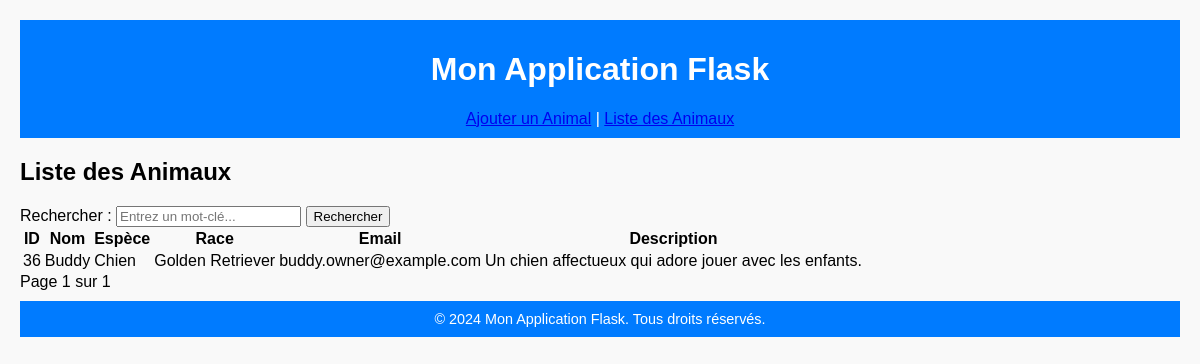
Page /animals/list on the committed database.
### tables this page shows
CREATE TABLE animals (
    id INTEGER PRIMARY KEY AUTOINCREMENT,
    nom VARCHAR(25) NOT NULL,
    espece VARCHAR(25) NOT NULL,
    race VARCHAR(25) NOT NULL,
    age INTEGER NOT NULL,
    description VARCHAR(500) NOT NULL,
    email VARCHAR(80) UNIQUE NOT NULL,
    adresse VARCHAR(75) NOT NULL,
    ville VARCHAR(75) NOT NULL,
    code_postal VARCHAR(7) NOT NULL
);

### app/routes/animals_routes.py (the view)
@animals_routes.route('/list', methods=['GET'])
def list():
    page = request.args.get('page', 1, type=int)
    per_page = 9  # Nombre d'animaux par page
    query = request.args.get('query', '')  # On récupère la clé que nous allons utiliser pour la recherche depuis les paramètres GET
    try:
        if query:
            animals = Animals.search_paginated(query, page, per_page)
            total_animals = Animals.count_search_results(query)
        else:
            animals = Animals.get_paginated_animals(page, per_page)
            total_animals = Animals.count_animals()
        total_pages = (total_animals + per_page - 1) // per_page
    except Exception as e:
        return render_template('list.html', errors={"global": f"Erreur lors de la récupération des données : {e}"})
    return render_template(
        'list.html',
        animals=animals,
        page=page,
        total_pages=total_pages,
        query=query,
    )

### app/database.py (called while the page is built)
    @staticmethod
    def get_connection():
        if 'db' not in g:
            g.db = sqlite3.connect(Database.DATABASE)
            g.db.row_factory = sqlite3.Row
        return g.db

    @staticmethod
    def close_connection():
        db = g.pop('db', None)
        if db is not None:
            db.close()

### app/models.py (called while the page is built)
    @staticmethod
    def count_animals():
        db = Database.get_connection()
        cursor = db.cursor()
        try:
            cursor.execute("SELECT COUNT(*) AS count FROM animals")
            result = cursor.fetchone()
            return result["count"]
        except Exception as e:
            logging.error(f"Erreur lors du comptage des animaux : {e}")
            return 0
        finally:
            cursor.close()

    @staticmethod
    def get_paginated_animals(page, per_page):
        db = Database.get_connection()
        cursor = db.cursor()
        try:
            offset = (page - 1) * per_page  # Calcul du décalage
            cursor.execute("SELECT * FROM animals LIMIT ? OFFSET ?", (per_page, offset))
            rows = cursor.fetchall()
            return [dict(row) for row in rows]
        except Exception as e:
            logging.error(f"Erreur lors de la récupération des animaux paginés : {e}")
            return []
        finally:
            cursor.close()

### app/templates/list.html (shortened to what this page needs)
{% extends 'layout.html' %}
{% block content %}
<h2>Liste des Animaux</h2>
<form method="GET" action="{{ url_for('animals_routes.list') }}">
    <label for="query">Rechercher :</label>
    <input type="text" id="query" name="query" placeholder="Entrez un mot-clé..." value="{{ query }}">
    <button type="submit">Rechercher</button>
</form>
{% if animals %}
<table>
    <thead>
        <tr>
            <th>ID</th>
            <th>Nom</th>
            <th>Espèce</th>
            <th>Race</th>
            <th>Email</th>
            <th>Description</th>
        </tr>
    </thead>
    <tbody>
        {% for animal in animals %}
        <tr>
            <td>{{ animal.id }}</td>
            <td>{{ animal.nom }}</td>
            <td>{{ animal.espece }}</td>
            <td>{{ animal.race }}</td>
            <td>{{ animal.email }}</td>
            <td>{{ animal.description }}</td>
        </tr>
        {% endfor %}
    </tbody>
</table>
<div class="pagination">
    <span>Page {{ page }} sur {{ total_pages }}</span>
</div>
{% else %}
<p>Aucun animal trouvé.</p>
{% endif %}
{% endblock %}

### app/templates/layout.html (style rules this page uses)
body { font-family: Arial, sans-serif; margin: 20px; background-color: #f9f9f9; }

### rows in the picture
animals: id "36", nom "Buddy", espece "Chien", race "Golden Retriever", email "buddy.owner@example.com", description "Un chien affectueux qui adore jouer avec les enfants."

### other values in the picture
{{ page }} "1"
{{ total_pages }} "1"
